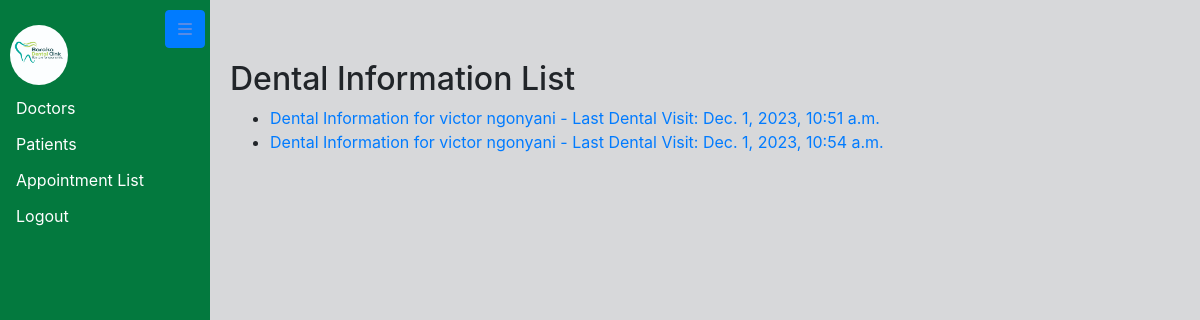
The page /dental_info/list/ (signed in) on the database its author committed.
### hospitalApp/models.py (models this page shows, shortened)
class DentalInformation(models.Model):
    patient_name = models.ForeignKey(Patient, on_delete=models.CASCADE)
    last_dental_visit = models.DateTimeField(blank=True, null=True)
    dental_procedures = models.TextField(blank=True)
    brushing_frequency = models.CharField(max_length=50, blank=True)
    flossing_frequency = models.CharField(max_length=50, blank=True)
    toothpaste_used = models.CharField(max_length=100, blank=True)
    mouthwash_used = models.CharField(max_length=100, blank=True)
    experiencing_discomfort = models.BooleanField(default=False)
    sensitivity_description = models.TextField(blank=True)
    gum_bleeding = models.BooleanField(default=False)
    gum_swelling = models.BooleanField(default=False)
    gum_tenderness = models.BooleanField(default=False)
    gum_changes_description = models.TextField(blank=True)
    sugary_food_frequency = models.CharField(max_length=50, blank=True)
    acidic_food_frequency = models.CharField(max_length=50, blank=True)
    impacting_habits = models.TextField(blank=True)
    medications_impacting_oral_health = models.TextField(blank=True)
    medical_conditions_impacting_dental_care = models.TextField(blank=True)
    cosmetic_interests = models.TextField(blank=True)
    oral_care_guidance = models.TextField(blank=True)
    routine_checkup_due = models.BooleanField(default=False)

class CommonFields(models.Model):
    first_name = models.CharField(max_length=30)
    last_name = models.CharField(max_length=30)
    age = models.PositiveIntegerField()
    gender = models.CharField(max_length=10, choices=GENDER_CHOICES)
    address = models.TextField()
    phone = models.CharField(max_length=15)
    email = models.EmailField(unique=True)
    image = models.ImageField(upload_to='profile_images/', default='default/default.jpg')
    class Meta:
        abstract = True  # This is an abstract base class to share common fields

class Patient(CommonFields):
    body_weight = models.DecimalField(max_digits=5, decimal_places=2)  # Example: DecimalField for body weight
    blood_pressure = models.CharField(max_length=15)  # Example: CharField for blood pressure
    pressure = models.CharField(max_length=15)  # Example: CharField for pressure
    receptionist = models.ForeignKey(Specialist, on_delete=models.CASCADE, limit_choices_to={'area_of_specialist': 'Receptionist'})
    registration_time = models.DateTimeField(auto_now_add=True)
    treated_by = models.ForeignKey(Specialist, on_delete=models.CASCADE, limit_choices_to={'area_of_specialist': 'Doctor'}, related_name='patients_treated')
    treated = models.BooleanField(default=False)
    def __str__(self):
        return f"{self.first_name}  {self.last_name}"

### hospitalApp/views.py (the view)
# urls.py: path('dental_info/list/', views.dental_information_list, name='dental-info-list'),
@login_required
def dental_information_list(request):
    dental_info = DentalInformation.objects.all()
    return render(request, 'dental_information_list.html', {'dental_info': dental_info})

### hospitalApp/templates/dental_information_list.html
{% extends 'base.html' %}
{% block content %}
  <h2>Dental Information List</h2>
  <ul>
    {% for info in dental_info %}
      <li>
        <a href="{% url 'dental-info-detail' info.pk %}">
          Dental Information for {{ info.patient_name }} - Last Dental Visit: {{ info.last_dental_visit }}
        </a>
      </li>
    {% endfor %}
  </ul>
{% endblock %}

### templates/base.html (style rules this page uses)
body { background-color: #d7d8da; padding-top: 40px; margin: 0; }

### rows shown on the page
DentalInformation: patient_name "victor ngonyani", last_dental_visit "Dec. 1, 2023, 10:51 a.m."
DentalInformation: patient_name "victor ngonyani", last_dental_visit "Dec. 1, 2023, 10:54 a.m."
